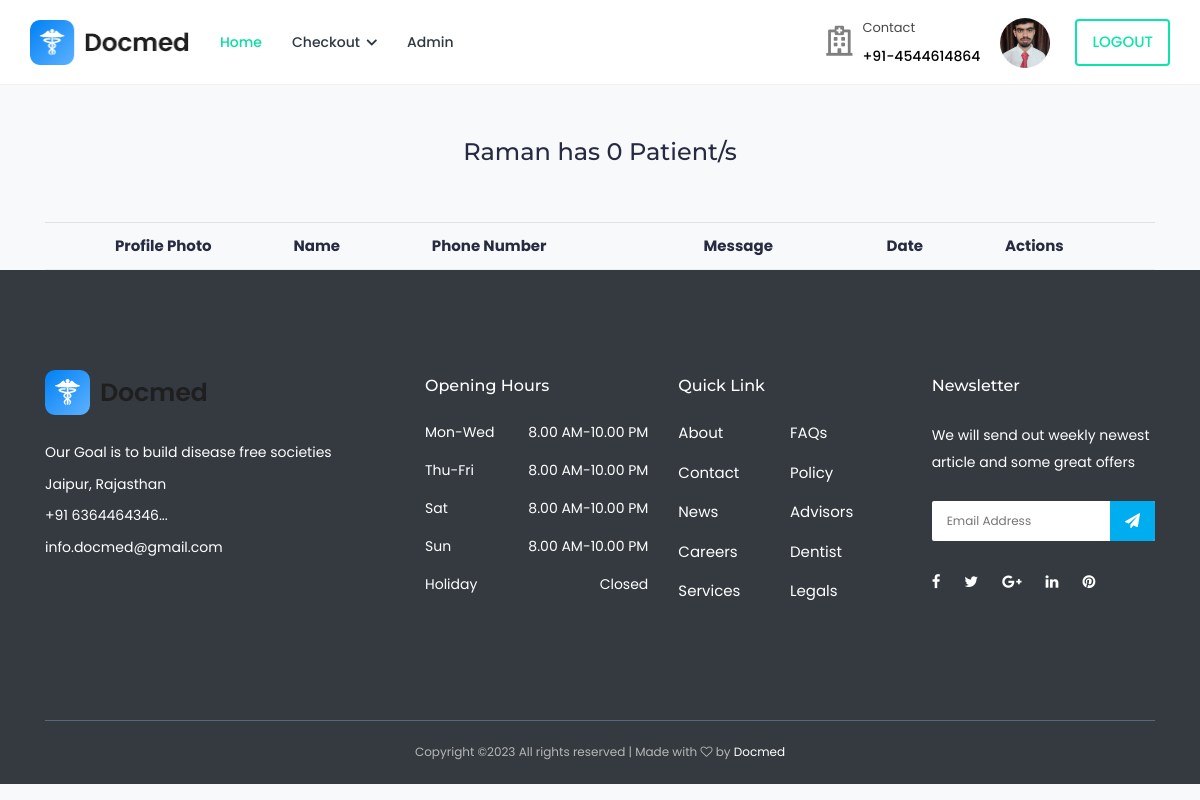
The page /patient/ (signed in) on the database its author committed.
### accounts/models.py (models this page shows, shortened)
class CustomUser(AbstractBaseUser, PermissionsMixin):
    email = LowercaseEmailField(_('email address'), unique=True)
    name = models.CharField(max_length=255)
    is_staff = models.BooleanField(default=False)
    is_active = models.BooleanField(default=True)
    date_joined = models.DateTimeField(default=timezone.now)
    GENDER_CHOICES = (
        ('M', 'Male'),
        ('F', 'Female'),
    )
    phone_regex = RegexValidator( regex = r'^\d{10}$',message = "phone number should exactly be in 10 digits")
    phone_number = models.CharField(max_length=255, validators=[phone_regex], blank = True, null=True)  # you can set it unique = True
    gender = models.CharField(max_length=1, choices=GENDER_CHOICES, default='M', null=True)
    is_Patient = models.BooleanField(default=True)
    is_Doctor = models.BooleanField(default = False)
    USERNAME_FIELD = 'email'
    REQUIRED_FIELDS = []
    objects = CustomUserManager()

class PatientAdditional(models.Model):
    user = models.OneToOneField(Patient, on_delete = models.CASCADE)
    age = models.CharField(max_length=20)
    profile_photo = models.ImageField(upload_to='patient_profile_photos', blank=True, null=True)

### appointment/views.py (the view)
# urls.py: path('patient/', views.patient_list, name='patient-list'),
def patient_list(request):
    patients = TakeAppointment.objects.filter(appointment__user_id=request.user.id).order_by('-id')
    context = {
        'patients': patients,
    }
    return render(request, 'appointment/patient_list.html', context)

### templates/appointment/patient_list.html (shortened to what this page needs)
{% extends 'base.html' %}
{% load static %}
{% block content %}
    <section class="dentist-area section-padding-50-0">
        <div class="container" style="align-items: center; justify-content: center; display: flex;">
            <div class="col-12 col-sm-6 col-md-4">
                <h3 style="align-items: center; justify-content: center; display: flex;">{{ request.user.name }} has {{ patients.count }} Patient/s</h3>
                <br>
                <br>
            </div>
        </div>
    </section>
    <section class="dentist-area section-padding-30-0">
        <div class="container">
            <table class="table table-striped">
                <thead>
                <tr>
                    <th scope="col" class="text-center">Profile Photo</th>
                    <th scope="col">Name</th>
                    <th scope="col">Phone Number</th>
                    <th scope="col">Message</th>
                    <th scope="col">Date</th>
                    <th scope="col">Actions</th>
                </tr>
                </thead>
            </table>
        </div>
    </section>
{% endblock %}

### templates/nav.html (shortened to what this page needs)
{% load static %}
<header class="header">
				<nav class="navbar navbar-expand-lg header-nav">
					<div class="navbar-header">
						<a href="{%url 'accounts:index'%}" class="navbar-brand logo">
							<img src="{% static 'img/logo1.png' %}" class="img-fluid" alt="Logo">
						</a>
					</div>
					<div class="main-menu-wrapper">
						<ul class="main-nav">
							<li class="active">
								<a href="{%url 'accounts:index'%}">Home</a>
							</li>
							{% if request.user.is_authenticated and request.user.is_Patient %}
							<li class="has-submenu">
								<a href="#">Checkout <i class="fas fa-chevron-down"></i></a>
							</li>
							<li>
								<a href="admin" target="_blank">Admin</a>
							</li>
							{%endif%}
						</ul>
					</div>
					<ul class="nav header-navbar-rht">
						<li class="nav-item contact-item">
							<div class="header-contact-img">
								<i class="far fa-hospital"></i>
							</div>
							<div class="header-contact-detail">
								<p class="contact-header">Contact</p>
								<p class="contact-info-header"> +91-4544614864</p>
							</div>
						</li>
						{% if request.user.is_authenticated and request.user.is_Patient %}
						<li class="nav-item">
							{% if request.user.patientadditional.profile_photo %}
							<a href="{% url 'appointment:patient-profile-update' id=request.user.id %}" class="nav-profile-photo">
								<img src="{{ request.user.patientadditional.profile_photo.url }}" alt="Profile Photo" class="nav-profile-photo">
							</a>
							{% else %}
							<a href="{% url 'appointment:patient-profile-update' id=request.user.id %}" class="nav-link header-login">
								{{ request.user.name }}
							</a>
							{% endif %}
						</li>
						<li class="nav-item">
							<a class="nav-link header-login" href="{% url 'accounts:logout' %}">logout</a>
						</li>
						{%endif%}
					</ul>
				</nav>
			</header>

### static/style.css (style rules this page uses)
* { margin: 0; padding: 0; }
body { font-family: "Montserrat", sans-serif; font-weight: 400; font-size: 14px; }
h1, h2, h3, h4, h5, h6 { font-family: "Montserrat", sans-serif; color: #333333; line-height: 1.4; font-weight: 600; }
a, a:active, a:focus, a:hover { color: #333333; text-decoration: none; -webkit-transition-duration: 500ms; -o-transition-duration: 500ms; transition-duration: 500ms; outline: none; }
li { list-style: none; }
p { line-height: 1.9; color: #707070; font-size: 14px; font-weight: 400; }
img { max-width: 100%; height: auto; }
ul { margin: 0; padding: 0; }
ul li { margin: 0; padding: 0; }
.section-padding-50-0 { padding-top: 50px; padding-bottom: 0; }

### static/css/default-assets/classy-nav.css (style rules this page uses)
body { font-family: "Roboto", sans-serif; }
ul { margin: 0; }
ul li { list-style: none; }
img { height: auto; max-width: 100%; }

### templates/nav.html (style rules this page uses)
.nav-profile-photo { display: inline-block; width: 50px; height: 50px; border-radius: 50%; object-fit: cover; margin-right: 5px; }

### rows shown on the page
CustomUser: user.patientadditional.profile_photo (picture), user.name "Raman"

### other values the page prints
{{ patients.count }} "0"
